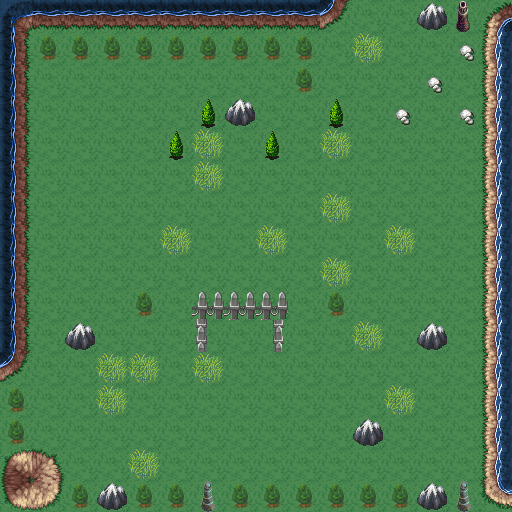

This game map was drawn from its Tiled (.tmx) file and the tilesets committed beside it. A one-line description and the trimmed map source follow:
An orthogonal 16x16 tile map with 32x32 px tiles, 3 tile layers (BackGround, ForeGround, BuildingGround), 3 tilesets and 14 objects (4x Hut, 3x Cannon, 3x Fence, 2x NoPlace, TownHall).

<map version="1.10" tiledversion="1.11.2" orientation="orthogonal" renderorder="right-down" width="16" height="16" tilewidth="32" tileheight="32" infinite="0" nextlayerid="6" nextobjectid="38">
 <tileset firstgid="1" source="LayerRes.tsx" />
 <tileset firstgid="17" source="newpac.tsx" />
 <tileset firstgid="81" source="Building.tsx" />
 <layer id="1" name="BackGround" width="16" height="16">
  <data>[256 cells, 256 non-empty, 10 distinct tile ids]</data>
 </layer>
 <layer id="2" name="ForeGround" width="16" height="16">
  <data>[256 cells, 57 non-empty, 7 distinct tile ids]</data>
 </layer>
 <objectgroup id="4" name="PlaceGround" offsetx="-1" offsety="-1">
  <object id="6" name="Cannon" x="175" y="204">
   <point />
  </object>
  <object id="9" name="Cannon" x="304" y="206">
   <point />
  </object>
  <object id="10" name="Hut" x="305" y="238">
   <point />
  </object>
  <object id="12" name="Hut" x="307" y="270">
   <point />
  </object>
  <object id="13" name="Hut" x="175" y="239">
   <point />
  </object>
  <object id="16" name="Hut" x="177" y="272">
   <point />
  </object>
  <object id="18" name="TownHall" x="239" y="241">
   <point />
  </object>
  <object id="19" name="Cannon" x="235" y="333">
   <point />
  </object>
  <object id="20" name="Fence" x="210" y="373">
   <point />
  </object>
  <object id="21" name="Fence" x="242" y="369">
   <point />
  </object>
  <object id="22" name="Fence" x="277" y="370">
   <point />
  </object>
  <object id="31" x="422" y="-349">
   <point />
  </object>
 </objectgroup>
 <objectgroup id="5" name="ForbiddenGround">
  <object id="35" name="NoPlace" x="156.667" y="181.333" width="168.667" height="105" />
  <object id="36" name="NoPlace" x="188.333" y="286" width="115.667" height="98.6667" />
 </objectgroup>
 <layer id="3" name="BuildingGround" width="16" height="16">
  <data>[256 cells, 5 non-empty, 2 distinct tile ids]</data>
 </layer>
</map>